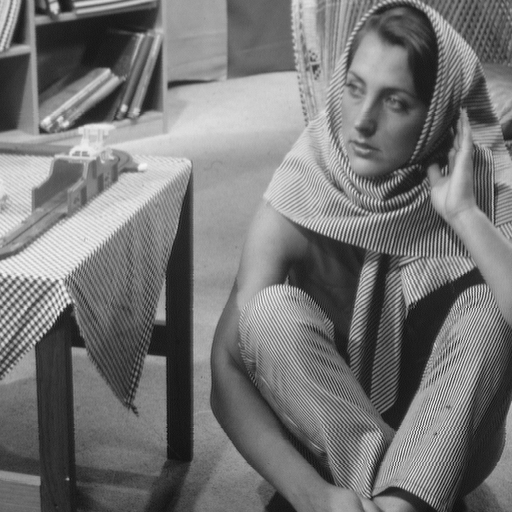
%> input picture demos/DictionaryLearning/barbara.png, 512 x 512 px
$ octave Demo2_Patches.m   (GNU Octave 9; MATLAB toolbox functions it lacks are replaced by stand-ins)
%> lines starting %> are read from the running program, lines starting %| are printed output that depends on the picture
### demos/DictionaryLearning/DispDict.m
function I=DispDict(D,numRows,numCols,X,Y,sortVarFlag)

% This function displays the dictionary D which consists of image patches.
% The dicitonary has numRows*numCols atoms to show, and those are presented
% as 2D array of patches of size X-by-Y pixels. The sortVarFlag flag
% enables a sorting of the atoims by their variance

borderSize=1;

% Preparing the image
sizeForEachImage =sqrt(size(D,1))+borderSize;
I=zeros(sizeForEachImage*numRows+borderSize,...
            sizeForEachImage*numCols+borderSize,3);
I(:,:,1)=0;
I(:,:,2)=0;
I(:,:,3)=1;

% Stretching the atoms
for counter=1:size(D,2)
    D(:,counter)=D(:,counter)-min(D(:,counter));
    if (max(D(:,counter)))
        D(:,counter)=D(:,counter)./max(D(:,counter));
    end
end

if (sortVarFlag)
    vars=var(D);
    [V,indices]=sort(vars');
    indices=fliplr(indices);
    D=[D(:,1:sortVarFlag-1),D(:,indices+sortVarFlag-1)];
    signs=sign(D(1,:));
    signs(find(signs==0))=1;
    D=D.*repmat(signs,size(D,1),1);
    D=D(:,1:numRows*numCols);
end

% Fill the image with the atoms
counter=1;
for j = 1:numRows
    for i = 1:numCols
        I(borderSize+(j-1)*sizeForEachImage+1:j*sizeForEachImage,...
           borderSize+(i-1)*sizeForEachImage+1:i*sizeForEachImage,1)...
           =reshape(D(:,counter),X,Y);
        I(borderSize+(j-1)*sizeForEachImage+1:j*sizeForEachImage,...
           borderSize+(i-1)*sizeForEachImage+1:i*sizeForEachImage,2)...
           =reshape(D(:,counter),X,Y);
        I(borderSize+(j-1)*sizeForEachImage+1:j*sizeForEachImage,...
           borderSize+(i-1)*sizeForEachImage+1:i*sizeForEachImage,3)...
           =reshape(D(:,counter),X,Y);
        counter = counter+1;
    end
end

return;

### Final_Project/omp.m
function x = omp(CA, b, k)
% OMP Solve the sparse coding problem via OMP
%
% Solves the following problem:
%   min_x ||b - CAx||_2^2 s.t. ||x||_0 <= k
%
% The solution is returned in the vector x

% Initialize the vector x
x = zeros(size(CA,2),1);

% TODO: Implement the OMP algorithm
% Write your code here... x = ????;
r = b;
supp = [];
for s = 1 : k
    [~, idx] = max(abs(CA' * r));
    supp = [supp idx];
    CAs = full(CA(:, supp));
    x(supp) = pinv(CAs) * b;
    r = b - CA * x;
end
end

### demos/DictionaryLearning/TrainDic_Fast.m
function [Dictionary,output] = TrainDic_Fast(Data,param)
% ========================================================
% MOD and KSVD algorithms for dictionary learning
% This function uses the OMP package by Ron Rubinstein for speed-up
% ========================================================
% INPUT ARGUMENTS:
% Data - an nXN matrix that contains N signals (Y), each of dimension n.
% param - a structure that contains all required parameters for the MOD execution.
%          Required fields are:
%               method - 'MOD' or 'KSVD'
%               K - the number of dictionary elements to train
%               numIteration - number of iterations to perform.
%               errorFlag - if =0, a fix number of coefficients is used for representation
%                               of each signal. If so, param.L must be specified as the number of
%                               representing atom.
%                               if =1, arbitrary number of atoms represent each signal, until a
%                               specific representation error is reached. If so, param.errorGoal
%                               must be specified as the allowed error.
%               L (optional, see errorFlag) - maximum coefficients to use in OMP
%               errorGoal (optional, see errorFlag) - allowed representation error
%               InitializationMethod - mehtod to initialize the dictionary, can
%                               be one of the following arguments:
%                                 * 'DataElements' (initialization by the signals themselves), or:
%                                 * 'GivenMatrix' (initialization by a given matrix param.initialDictionary).
%               initialDictionary (optional, see InitializationMethod) the matrix to initialize with
%               TrueDictionary (optional) - if specified, in each iteration the difference between
%                                  this dictionary and the trained one is measured and displayed.
%               displayProgress - if =1 progress information is displyed. If param.errorFlag==0,
%                                 the average repersentation error (RMSE) is displayed, while if
%                                 param.errorFlag==1, the average number of required coefficients for
%                                 representation of each signal is displayed.
% ========================================================
% OUTPUT ARGUMENTS:
%  Dictionary - The extracted dictionary of size nX(param.K).
%  output - A struct that contains information about the current run. It includes the fields:
%               CoefMatrix - The final coefficients matrix (it should hold that Data equals
%                                 approximately Dictionary*output.CoefMatrix.
%               ratio - If the true dictionary was defined (in synthetic experiments), this
%                                 parameter holds a vector of length param.numIteration that
%                                  includes the detection ratios in each iteration).
%               totalErr - The total representation error after each iteration (defined only
%                                 if param.displayProgress=1 and param.errorFlag = 0)
%               numCoef - A vector of length param.numIteration that includes the average
%                                 number of coefficients required for representation of each signal
%                                 (in each iteration) (defined only if param.displayProgress=1 and
%                                 param.errorFlag = 1)
% ========================================================

% initialization
counter=1;
if strcmp(param.InitializationMethod,'DataElements')
    Dictionary(:,1:param.K)=Data(:,1:param.K);
elseif strcmp(param.InitializationMethod,'GivenMatrix')
    Dictionary=param.initialDictionary;
end
Dictionary=Dictionary*diag(1./sqrt(sum(Dictionary.*Dictionary)));

% zeroing various result vectors
output.totalErr=zeros(1,2*param.numIteration+1);
output.numCoef=zeros(1,2*param.numIteration+1);
if (size(param.TrueDictionary)==size(Dictionary))
    displayErrorWithTrueDictionary=1;
    output.ratio=zeros(2*param.numIteration+1,1);
else
    displayErrorWithTrueDictionary=0;
end

% Sparse coding with the initial dictionary
if (param.errorFlag==0)
    % CoefMatrix=OMP(Dictionary,Data,param.L);
    CoefMatrix=omp(Dictionary'*Data,Dictionary'*Dictionary,param.L);
else
    % CoefMatrix=OMPerr(Dictionary,Data, param.errorGoal);
    % ==> The next line uses Ron Rubinstein's very fast OMP package
    CoefMatrix=omp2(Dictionary'*Data,sum(Data.*Data),Dictionary'*Dictionary,n*param.errorGoal);
end

% compute the errors
output.totalErr(counter)=sqrt(sum(sum((Data-Dictionary*CoefMatrix).^2))/...
                                        numel(Data));
output.numCoef(counter)=length(find(CoefMatrix))/size(Data,2);
disp(['Iteration ',num2str(0),':  Error=',num2str(output.totalErr(counter)), ...
    ', Average cardinality: ',num2str(output.numCoef(counter))]);
if (displayErrorWithTrueDictionary)
    output.ratio(counter)=DictionariesDistance(param.TrueDictionary,Dictionary);
    disp(strcat(['Iteration  ', num2str(0),' ratio of restored elements: ',...
                        num2str(output.ratio(counter))]));
end
counter=counter+1;

% Main Iterations
for iterNum=1:param.numIteration

    % Update the dictionary
    if strcmp(param.Method,'MOD')
        Dictionary=Data*CoefMatrix'*inv(CoefMatrix*CoefMatrix'+...
                         1e-7*speye(size(CoefMatrix,1)));
        sumDictElems=sum(abs(Dictionary));
        zerosIdx=find(sumDictElems<eps);
        Dictionary(:,zerosIdx) = randn(size(Dictionary,1),length(zerosIdx));
        Dictionary=Dictionary*diag(1./sqrt(sum(Dictionary.*Dictionary)));

    elseif strcmp(param.Method,'KSVD')
        for j=1:1:size(Dictionary,2)
            relevantDataIndices=find(CoefMatrix(j,:));
            if ~isempty(relevantDataIndices)
                tmpCoefMatrix=CoefMatrix(:,relevantDataIndices);
                tmpCoefMatrix(j,:)=0;
                errors=Data(:,relevantDataIndices)-Dictionary*tmpCoefMatrix;
                [betterDictionaryElement,singularValue,betaVector] = svds(errors,1);
                CoefMatrix(j,relevantDataIndices)=singularValue*betaVector';
                Dictionary(:,j)=betterDictionaryElement;
            end;
        end;

    elseif strcmp(param.Method,'KSVDFast')
        for round=1:1:4
            for j=1:1:size(Dictionary,2)
                relevantDataIndices=find(CoefMatrix(j,:));
                if ~isempty(relevantDataIndices)
                    tmpCoefMatrix=CoefMatrix(:,relevantDataIndices);
                    tmpCoefMatrix(j,:)=0;
                    errors=Data(:,relevantDataIndices)-Dictionary*tmpCoefMatrix;
                    [betterDictionaryElement,singularValue,betaVector] = svds(errors,1);
                    CoefMatrix(j,relevantDataIndices)=singularValue*betaVector';
                    Dictionary(:,j)=betterDictionaryElement;
                end;
            end;
        end;
    end;

    % Compute the errors and display
    output.totalErr(counter)=sqrt(sum(sum((Data-Dictionary*CoefMatrix).^2))...
        /numel(Data));
    output.numCoef(counter)=length(find(CoefMatrix))/size(Data,2);
    disp(['Iteration ',num2str(iterNum),': Error=',...
        num2str(output.totalErr(counter)),', Average cardinality: ',...
        num2str(output.numCoef(counter))]);
    if (displayErrorWithTrueDictionary)
        output.ratio(counter)=DictionariesDistance(param.TrueDictionary,Dictionary);
        disp(strcat(['Iteration  ', num2str(iterNum),' ratio of restored elements: ',...
            num2str(output.ratio(counter))]));
    end
    counter=counter+1;

    % lean-up rarely used or too-close atoms
    T2=0.99; T1=3;
    Er=sum((Data-Dictionary*CoefMatrix).^2,1);
    G=Dictionary'*Dictionary;
    G=G-diag(diag(G));
    for j=1:1:size(Dictionary,2)
        if max(G(j,:))>T2
            alternativeAtom=find(G(j,:)==max(G(j,:)));
            [val,pos]=max(Er);
            Er(pos(1))=0;
            Dictionary(:,j)=Data(:,pos(1))/norm(Data(:,pos(1)));
            % CoefMatrix(alternativeAtom,:)=CoefMatrix(j,:)+CoefMatrix(alternativeAtom,:);
            % CoefMatrix(j,:)=0;
            % CoefMatrix(j,pos(1))=1;
            G=Dictionary'*Dictionary;
            G=G-diag(diag(G));
        elseif length(find(abs(CoefMatrix(j,:))>1e-7))<=T1
            [val,pos]=max(Er);
            Er(pos(1))=0;
            Dictionary(:,j)=Data(:,pos(1))/norm(Data(:,pos(1)));
            % CoefMatrix(j,:)=0;
            % CoefMatrix(j,pos(1))=1;
            G=Dictionary'*Dictionary;
            G=G-diag(diag(G));
        end;
    end;

    % Sparse coding: find the coefficients
    if (param.errorFlag==0)
        % CoefMatrix=OMP(Dictionary,Data,param.L);
        CoefMatrix=omp(Dictionary'*Data,Dictionary'*Dictionary,param.L);
    else
        % CoefMatrix=OMPerr(Dictionary,Data,param.errorGoal);
        CoefMatrix=omp2(Dictionary'*Data,sum(Data.*Data),Dictionary'*Dictionary,n*param.errorGoal);
    end

    % Compute the errors and display
    output.totalErr(counter)=sqrt(sum(sum((Data-Dictionary*CoefMatrix).^2))...
        /numel(Data));
    output.numCoef(counter)=length(find(CoefMatrix))/size(Data,2);
    disp(['Iteration ',num2str(iterNum),': Error=',...
        num2str(output.totalErr(counter)),', Average cardinality: ',...
        num2str(output.numCoef(counter))]);
    if (displayErrorWithTrueDictionary)
        output.ratio(counter)=DictionariesDistance(param.TrueDictionary,Dictionary);
        disp(strcat(['Iteration  ', num2str(iterNum),' ratio of restored elements: ',...
            num2str(output.ratio(counter))]));
    end
    counter=counter+1;

end
output.CoefMatrix=CoefMatrix;

return;

% ========================================================
% ========================================================

% [11 lines left out: function DictionariesDistance, not called in this run]

% ========================================================
% ========================================================

% [37 lines left out: function OMPerr, not called in this run]

% ========================================================
% ========================================================

% [32 lines left out: function OMP, not called in this run]

### demos/DictionaryLearning/Demo2_Patches.m
%% =========================================
% In this script a test of the MOD and the K-SVD algorithms is
% performed on image patches.
%

% Note: This code uses the Batch-OMP for speeding up the training

%% =========================================
% Gathering the data to train on from an image

clear; clc; pack;

bb=8; % block size
K=121; % number of atoms in the dictionary

[IMin0,pp]=imread('barbara.png');
%> IMin0 is the input picture: size 512x512 uint8; min 12, max 246, mean 117.4
%> pp = []
IMin0=im2double(IMin0);
%> IMin0: size 512x512 double

figure(1); clf;
imagesc(IMin0); axis image; axis off; colormap(gray(256));

if (length(size(IMin0))>2), IMin0 = rgb2gray(IMin0); end
if (max(IMin0(:))<2), IMin0 = IMin0*255; end

blkMatrix=im2col(IMin0,[bb,bb],'sliding');
TrainData=blkMatrix(:,1:10:end); % extract 1/10 of the patches
% TrainData=(eye(bb^2)-ones(bb^2)/bb^2)*TrainData; % removing the mean


%% =========================================
% Initial dictionary: The 2D (redundant) DCT

DCT=zeros(bb,sqrt(K));
for k=0:1:sqrt(K)-1
    V=cos([0:1:bb-1]'*k*pi/sqrt(K));
    if k>0, V=V-mean(V); end
    DCT(:,k+1)=V/norm(V);
end
DCT=kron(DCT,DCT);
I1=DispDict(DCT, sqrt(K),sqrt(K),bb,bb,0);
figure(1); clf;
imagesc(I1); colormap(gray(256)); axis image; axis off;
%> after `axis off`:
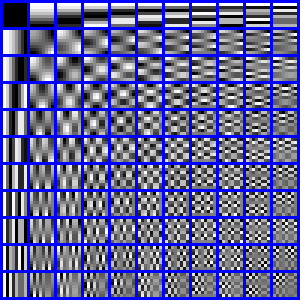
%> displayed picture: size 100x100x3, on the screen's scale of 0 to 255 (shown 3 times larger); mean R, G, B 97.4, 97.4, 154.9

%% =========================================
% Training a dictionary

param.errorFlag=0;
param.K=K;
param.numIteration=50;
param.InitializationMethod='GivenMatrix';
param.TrueDictionary=0;
param.Method='MOD';
param.L=4;
param.initialDictionary=DCT;
[DicMOD,OutMOD]=TrainDic_Fast(TrainData,param);
%> the loop in omp, `for s = 1 : k` made 1 pass
%> pass 1, in omp, `CAs = full(CA(:, supp));`:
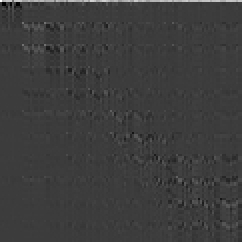
%> CAs: size 121x121 double (shown 2 times larger); min -570, max 1828.8, mean 9.9; drawn with min black and max white
%> the run ends on the next line
